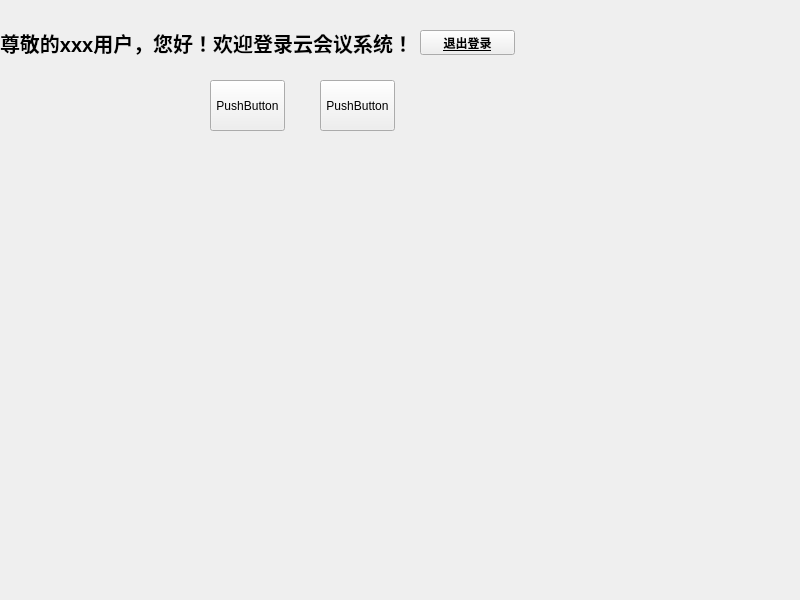
<?xml version="1.0" encoding="UTF-8"?>
<ui version="4.0">
 <class>ManageFrame</class>
 <widget class="QFrame" name="ManageFrame">
  <property name="geometry">
   <rect>
    <x>0</x>
    <y>0</y>
    <width>800</width>
    <height>600</height>
   </rect>
  </property>
  <property name="windowTitle">
   <string>先维政企云会议</string>
  </property>
  <widget class="QPushButton" name="pushButton_2">
   <property name="geometry">
    <rect>
     <x>210</x>
     <y>80</y>
     <width>75</width>
     <height>51</height>
    </rect>
   </property>
   <property name="text">
    <string>PushButton</string>
   </property>
  </widget>
  <widget class="QPushButton" name="pushButton_3">
   <property name="geometry">
    <rect>
     <x>320</x>
     <y>80</y>
     <width>75</width>
     <height>51</height>
    </rect>
   </property>
   <property name="text">
    <string>PushButton</string>
   </property>
  </widget>
  <widget class="QWidget" name="layoutWidget">
   <property name="geometry">
    <rect>
     <x>0</x>
     <y>30</y>
     <width>515</width>
     <height>25</height>
    </rect>
   </property>
   <layout class="QHBoxLayout" name="horizontalLayout">
    <item>
     <widget class="QLabel" name="label">
      <property name="font">
       <font>
        <pointsize>15</pointsize>
        <weight>75</weight>
        <bold>true</bold>
       </font>
      </property>
      <property name="text">
       <string>尊敬的xxx用户，您好！欢迎登录云会议系统！</string>
      </property>
     </widget>
    </item>
    <item>
     <widget class="QPushButton" name="pushButton">
      <property name="font">
       <font>
        <weight>75</weight>
        <bold>true</bold>
        <underline>true</underline>
       </font>
      </property>
      <property name="text">
       <string>退出登录</string>
      </property>
     </widget>
    </item>
   </layout>
  </widget>
 </widget>
 <resources/>
 <connections/>
</ui>
